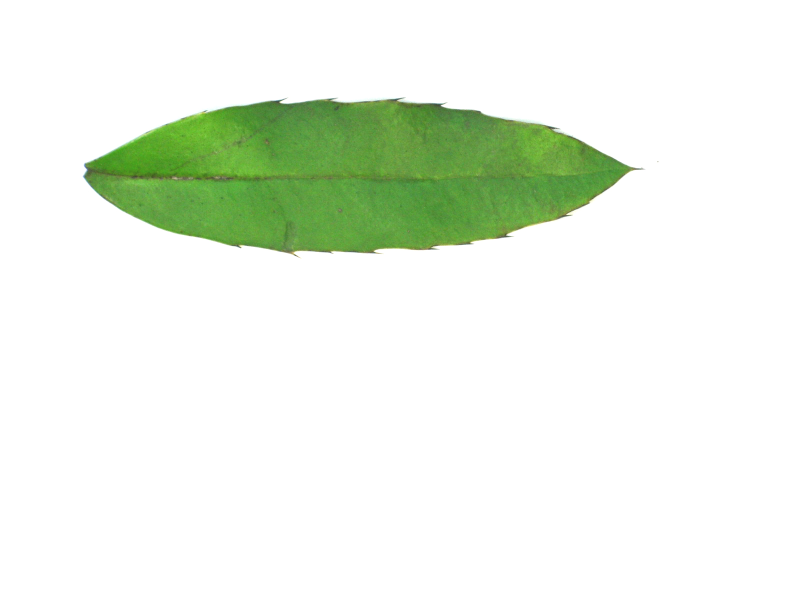
#> input picture Leaves/10/1552.jpg, 1600 x 1200 px (shown at 1/2 size)
$ jupyter execute --allow-errors leaves.ipynb   (shell and % lines are left out)
#> lines starting #> are read from the running program, lines starting #| are printed output that depends on the picture
# Baseline

#### 1- Load leaves dataset (32 classes but we use 10 classes)
#### 2- Visualise data distribution
#### 3- split data into train and test set
#### 4- Visualise each subset
#### 5- Extract descriptors using SIFT opencv
#### 6- Build dictionary
#### 7- Create visual bag of word (BOW)
#### 8- Perform classification using SVM classifier with best parameter
#### 9- perform quantitative evaluation using confusion matrix
#### 10- perform qualitative evaluation for new test leave image.

# Import all necessaries labraries

[cell 1]
cd /content/drive/'My Drive'/Colab Notebooks/VAR/Leaves_Recognition

[cell 2]
import os
import cv2
import matplotlib.pyplot as plt
import seaborn as sns
import numpy as np
import pandas as pd
import pickle
from  scipy.spatial.distance import cdist
from sklearn.cluster import  KMeans
from random import  shuffle
from sklearn.model_selection import  train_test_split
from yellowbrick.cluster import KElbowVisualizer
from sklearn.model_selection import GridSearchCV
from sklearn.metrics import classification_report
from sklearn.svm import SVC
import itertools

import warnings
warnings.filterwarnings('ignore')

# Extract Data by using tar command  & Load Data

[cell 3]
pathDir = './Leaves/'
classes = tuple(i for i in range(1,11))
true_labels = ['pubescent bamboo', 'Chinese horse chestnut', 'Chinese redbud', 'true indigo', 'Japanese maple', 'Nanmu',
               'castor aralia','Chinese cinnamon','goldenrain tree','Anhui Barberry']

[cell 4]
classes[0]

[cell 5]
len(classes)

[cell 6]
len(true_labels)

[cell 7]
def loadData(path = pathDir, resize = (256, 256)):
#> called with path = './Leaves/', resize = (800, 800)
  labels = list()
  datasets = list()
  num_class = 0
  for _, dirs , _ in os.walk(pathDir): # get all class directory
    num_class = len(dirs)
    for subdir in dirs:
      path_folder = os.path.join(pathDir,str(subdir) + '/')
      for filename in os.listdir(path_folder):
        img =  cv2.imread(path_folder + filename)
#> img is the input picture: shape (1200, 1600, 3); mean B, G, R 230.1, 242.3, 234.5
        img = cv2.cvtColor(img, cv2.COLOR_BGR2RGB)
        img = cv2.resize(img, resize)
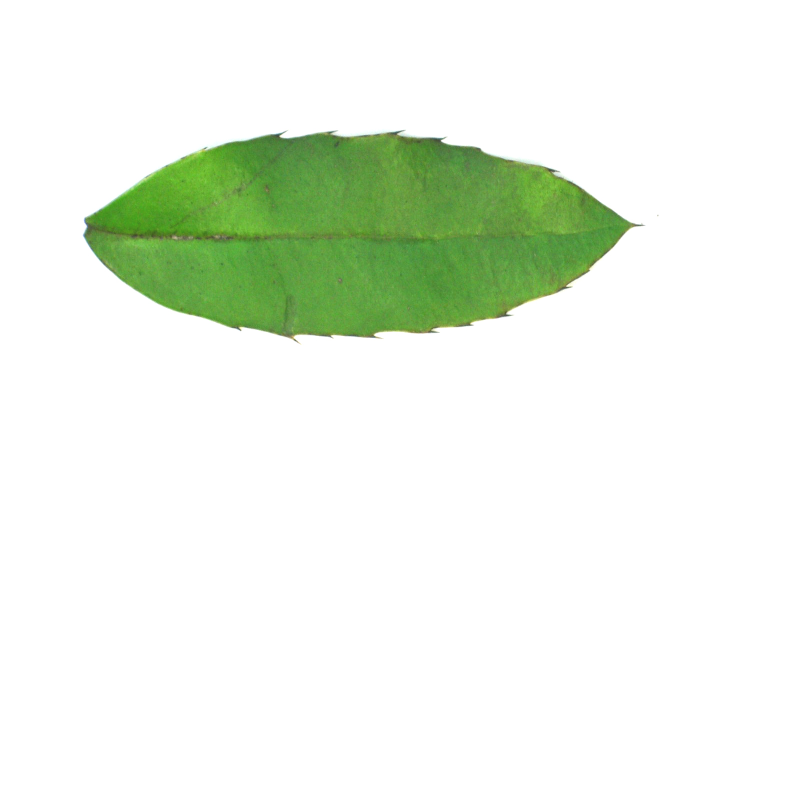
#> img: shape (800, 800, 3); mean R, G, B 234.5, 242.3, 230.1
        datasets.append(img)
        labels.append(subdir)
    break

  datasets = np.array(datasets)
  labels = np.array(labels)
  print('Leaves datset of {} images with {} labels.'.format(len(datasets),num_class))

  return datasets, labels

[cell 8]
datasets, labels = loadData(path=pathDir, resize = (800, 800))

[cell 9]
datasets.shape
#> Out = (2, 800, 800, 3)

[cell 10]
labels.shape
#> Out = (2,)

# Data distribution visualisation

[cell 11]
def graph_bar(data = None, xlabel = None,  ylabel = None, title = None, _width = 0.9):
#> called with data = array of shape (2,), xlabel = 'Class labels', ylabel = 'Number images', title = 'Leaves distribution', _width = 0.9
  n_labels, index, counts_occurences = np.unique(data, return_counts=True, return_inverse=True)

  fig = plt.figure(figsize = (10, 5))
  plt.bar(n_labels, counts_occurences, color='steelblue', width = _width)

  plt.xlabel(xlabel)
  plt.ylabel(ylabel)
  plt.title(title)
  plt.show()
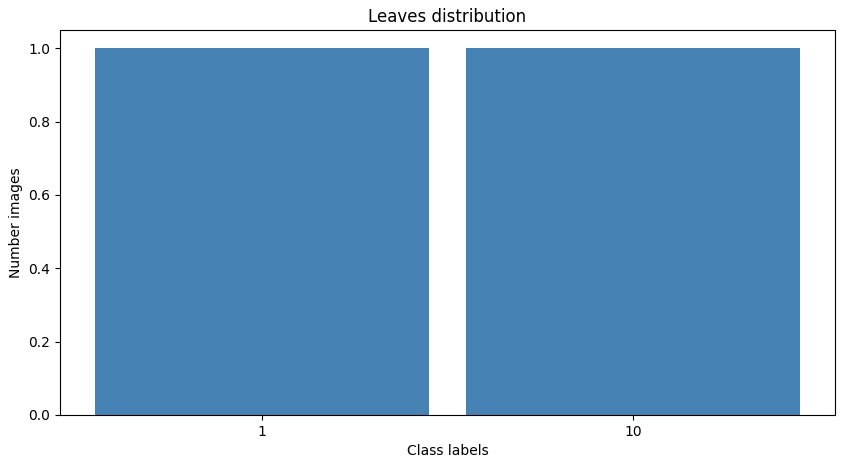
#> figure drawn by matplotlib, 1 panel

[cell 12]
graph_bar(data = labels, xlabel = "Class labels",  ylabel = "Number images", title = "Leaves distribution")

# Split datasets

[cell 13]
X_train,  X_test, Y_train, Y_test = train_test_split(datasets, labels, train_size=0.7, test_size=0.3, random_state=10)

[cell 14]
print("Train & labels shape: {}, {}\nTest & labels shape: {}, {}".format(X_train.shape, Y_train.shape, X_test.shape, Y_test.shape))
#| Train & labels shape: (1, 800, 800, 3), (1,)
#| Test & labels shape: (1, 800, 800, 3), (1,)

# Overview some leaves samples

[cell 15]
def displaySample(data = None, labels = None, nb_line = None,nb_columns = None):
#> called with data = array of shape (1, 800, 800, 3), labels = array of shape (1,), nb_line = 4, nb_columns = 4
  fig, ax = plt.subplots(nb_columns, nb_line, sharex=True, sharey=True, figsize=(10,10))
  k = 0
  for i in range(nb_line):
    for j in range(nb_columns):
      ax[i,j].imshow(data[j + k], cmap="gray")
      ax[i,j].set_title('class_' + labels[j + k])

    k = k + nb_columns

  plt.show()

#### Display some train leaves samples

#> (a cell that did not finish here is left out)

#### Display some test leaves samples

#> (a cell that did not finish here is left out)

# Features extractions
## using SIFT descriptors
#### Compute image descriptors using SIFT avaible in opencv.
#### First initialize SIFT object, then detect and compute descriptor of each keypoint.

[cell 18]
def siftDescriptors(data = None):
  sift = cv2.xfeatures2d.SIFT_create()
  data_descriptors = list()
  n_desc_list = list() # contains each descriptors lenght
  for i, img in enumerate(data):
    kp, desc = sift.detectAndCompute(img, None)
    data_descriptors.append(desc)
    n_desc_list.append(len(kp))

  return data_descriptors, n_desc_list

[cell 19]
train_descriptors, n_desc_list = siftDescriptors(data=X_train)

[cell 20]
len(train_descriptors)

[cell 21]
graph_bar(data = n_desc_list, xlabel = "Descriptors length",  ylabel = "Numbers occurrences", title = "Descriptors length distribution",  _width = 1)
#> call 2 of graph_bar, with xlabel = 'Descriptors length', ylabel = 'Numbers occurrences', title = 'Descriptors length distribution', _width = 1
#> in graph_bar (call 2), `plt.show()`:
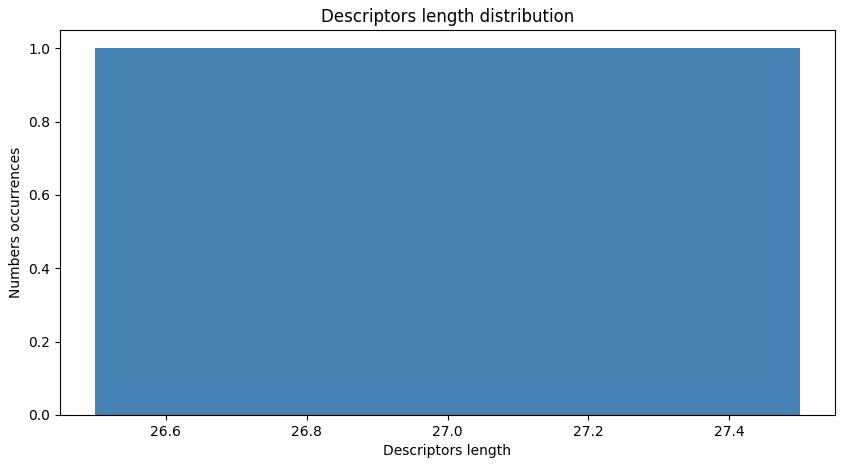
#> figure drawn by matplotlib, 1 panel

# Building dictionary

#### First build vector of all descriptor of train

[cell 22]
all_train_descriptors = []
for descriptors in train_descriptors:
    if descriptors is not None:
        for des in descriptors:
            all_train_descriptors.append(des)
print('Total number of descriptors: %d' %(len(all_train_descriptors)))

#### Build the Bag of Words (BOW), using kMeans clustering method

[cell 23]
# [5 lines left out: function kmeans_bow, not called in this run]

##### __step__1 : Find best number of clusters, using Elbod method

###### Here using KElbowVisualizer from yellowbrick cluster module.
###### First initialize model using kmeans clustering algorithm, then fit with all train descriptors and visualize results.

[cell 24]
list_inerties = []
k_range = range(90, 100)
#> (the rest of this cell did not finish here and is left out)

#### __step__2 : Build BOW with the best number of cluster

[cell 25]
num_clusters = 96
if not os.path.isfile('bow_dictionary' + str(num_clusters) +'.pkl'):
    BoW = kmeans_bow(all_train_descriptors, num_clusters)
    pickle.dump(BoW, open('bow_dictionary' + str(num_clusters) +'.pkl', 'wb'))
else:
    BoW = pickle.load(open('bow_dictionary' + str(num_clusters) +'.pkl', 'rb'))
#> (reads bow_dictionary96.pkl from the repository)
print(len(BoW))
print(len(BoW[0]))

# Features vectors construction with the obtained BoW model

#### Here we create a data structure like DTM for a given set descriptors over the BOW

[cell 26]
def create_features_bow(image_descriptors, BoW, num_clusters):
#> called with num_clusters = 96
    X_features = []
    for i in range(len(image_descriptors)):
        features = np.array([0] * num_clusters) # <=> features=np.zeros(num_clusters,dtype=int)
        if image_descriptors[i] is not None:
            distance = cdist(image_descriptors[i], BoW)
            argmin = np.argmin(distance, axis=1)
            for j in argmin:
                features[j] += 1
        X_features.append(features)
#> this loop made 1 pass
#> pass 1, in create_features_bow, `distance = cdist(image_descriptors[i], BoW)`:
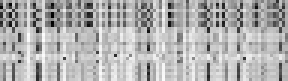
#> distance: shape (27, 96) float64 (shown 3 times larger); min 62.33, max 631.9, mean 456.3; drawn with min black and max white
    return X_features

#### Create DTM for train set

[cell 27]
X_train = create_features_bow(train_descriptors, BoW, num_clusters)
X_train = np.array(X_train)
print('Training data ')
print("train data: ",X_train.shape)
#| train data:  (1, 96)
print("train label: ", Y_train.shape)
#| train label:  (1,)

#### Create DMT for test set

[cell 28]
test_descriptors, n_test_desc_list = siftDescriptors(data=X_test)
X_test = create_features_bow(test_descriptors, BoW, num_clusters)
#> the loop in create_features_bow (call 2), `for i in range(len(image_descriptors)):` made 1 pass
#> pass 1, in create_features_bow (call 2), `distance = cdist(image_descriptors[i], BoW)`:
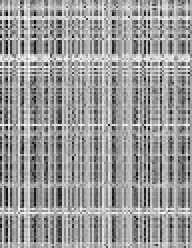
#> distance: shape (124, 96) float64 (shown 2 times larger); min 50.25, max 640.2, mean 409.1; drawn with min black and max white
X_test = np.array(X_test)
print('Testing data ')
print("test data: ",X_test.shape)
#| test data:  (1, 96)
print("test label: ", Y_test.shape)
#| test label:  (1,)

##### Visualize descriptors distribution

[cell 29]
graph_bar(data = n_test_desc_list, xlabel = "Descriptors length",  ylabel = "Numbers occurrences", title = "Descriptors length distribution")
